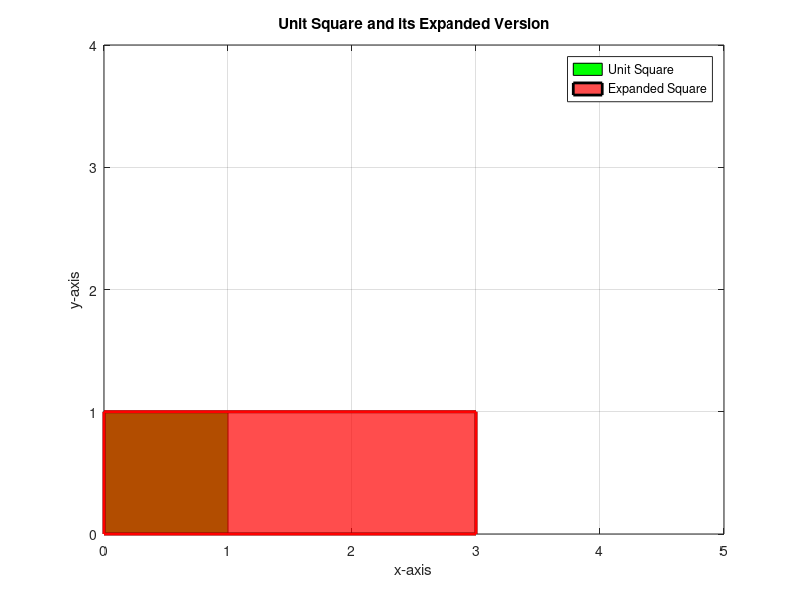

The MATLAB source for this figure:
% Define the unit square
unit_square = [0 0; 1 0; 1 1; 0 1; 0 0];

% Shear matrix
shear_matrix = [3 0; 0 1];

% Apply shear matrix to unit square
sheared_square = unit_square * shear_matrix;

% Plotting the unit square
figure;
fill(unit_square(:,1), unit_square(:,2), 'g');
hold on;

% Plotting the sheared square
fill(sheared_square(:,1), sheared_square(:,2), 'r', 'FaceAlpha', 0.7, 'LineWidth', 2);

% Connecting the points of the sheared square
plot(sheared_square(:,1), sheared_square(:,2), 'r', 'LineWidth', 2);

% Adding grid and labels
grid on;
xlabel('x-axis');
ylabel('y-axis');
xlim([0 5]);
ylim([0 4]);

% Adding a title
title('Unit Square and its Expanded Version');

% Adding legend
legend('Unit Square', 'Expanded Square', 'Location', 'Best');

% Save the figure
saveas(gcf, 'expanded_square_plot.png');
